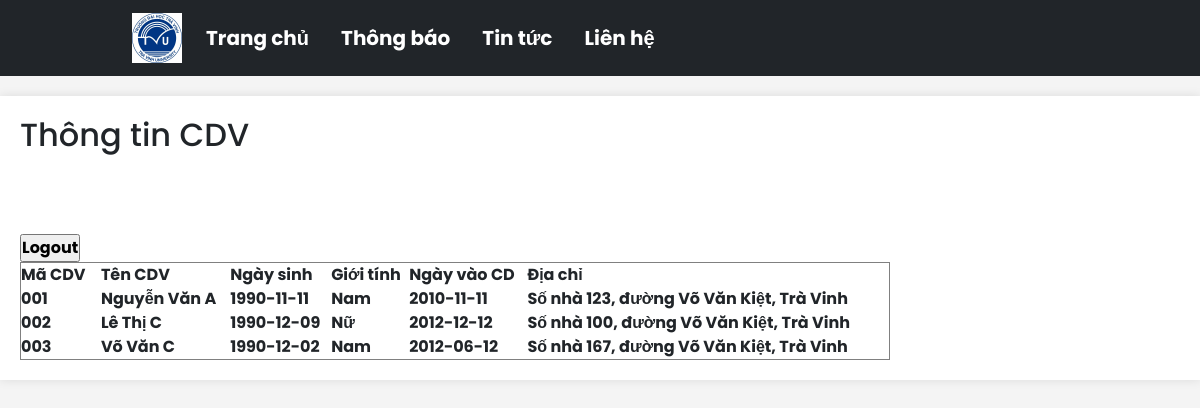
The page /admin.php (signed in) on the database as committed earlier.
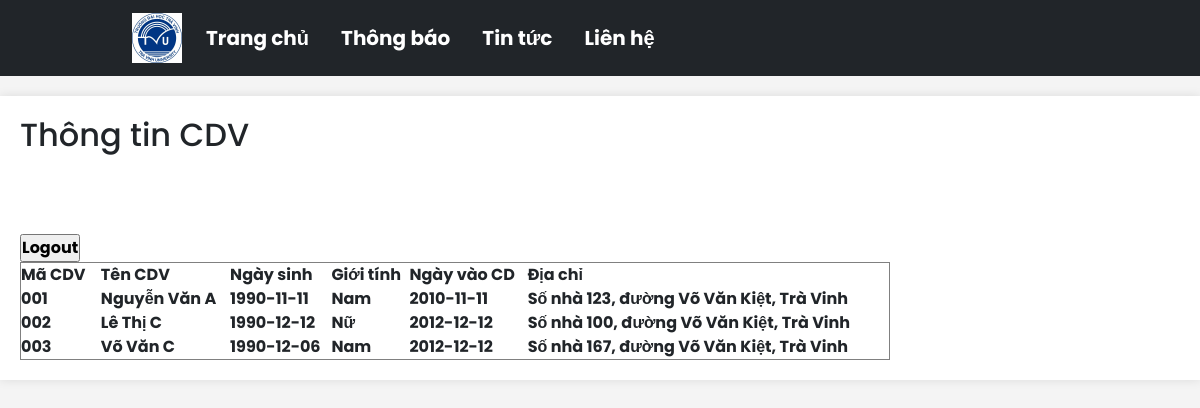
The same page on the database as committed later.
### tables this page shows
CREATE TABLE `tb_thongtincdv` (
  `MACDV` char(20) NOT NULL,
  `MABOMON` char(20) NOT NULL,
  `CHUCVU` char(20) DEFAULT NULL,
  `NGAYSINH` date DEFAULT NULL,
  `GIOITINH` char(20) DEFAULT NULL,
  `NGAYVAOCD` date DEFAULT NULL,
  `TENCVD` char(20) DEFAULT NULL,
  `DIACHI` text DEFAULT NULL,
  `SDT` decimal(20,0) DEFAULT NULL
);

### admin.php (the view, shortened to what this page needs)
<?php
    include 'index.php';
    include_once 'connect.php';
    if (isset($_SESSION['USERS_ID']) && isset($_SESSION['TAIKHOAN'])) {
?>
<!DOCTYPE html>
<html lang="en">
<head>
    <link rel="stylesheet" href="home.css">
</head>
<body>
    <main>
        <div class="news-container">
            <h2>Thông tin CDV</h2>
    <?php
        $sql= "SELECT * FROM tb_thongtincdv;";
        $result = mysqli_query($conn, $sql);
        $resultCheck = mysqli_num_rows($result);
         echo '<table style="width:100%" border="1" cellspacing="5px" cellpadding="5px ">
            <tr>
                <td> <font face="Arial">Mã CDV &nbsp;</font> </td>
                <td> <font face="Arial">Tên CDV &nbsp;</font> </td>
                <td> <font face="Arial">Ngày sinh</font> </td>
                <td> <font face="Arial">Giới tính</font> </td>
                <td> <font face="Arial">Ngày vào CD</font> </td>
                <td> <font face="Arial">Địa chỉ</font> </td>
            </tr>';
        if($resultCheck > 0)
        {
            while($row=mysqli_fetch_assoc($result))
            {
                $fieldname1 = $row['MACDV'];
                $fieldname2 = $row['TENCVD'];
                $fieldname3 = $row['NGAYSINH'];
                $fieldname4 = $row['GIOITINH'];
                $fieldname5 = $row['NGAYVAOCD'];
                $fieldname6 = $row['DIACHI'];
                echo '<tr>
                    <td>'.$fieldname1." ".'</td>
                    <td>'.$fieldname2." ".'</td>
                    <td>'.$fieldname3." ".'</td>
                    <td>'.$fieldname4." ".'</td>
                    <td>'.$fieldname5." ".'</td>
                    <td>'.$fieldname6." ".'</td><br>
                </tr>';
            }
        }
    ?>
        </div>
        <form action="logout.php" method="post">
        <input type="submit" value="Logout">
    </form>
    </main>
</body>
</html>
<?php
}else{
     header("Location: home.php");
     exit();
}
 ?>

### index.php (shortened to what this page needs)
<!DOCTYPE html>
<html lang="en">
<head>
    <link rel="stylesheet" href="bootstrap-5.3.2-dist/css/bootstrap.min.css">
</head>
<body>
    <nav class="navbar navbar-expand-lg navbar-light bg-dark" >
  <div class="container-fluid" id="div_index">
    <a class="navbar-brand">
      <img src="hinh/logo.jpg" width="50" height="50">
    </a>
    <div class="collapse navbar-collapse navbar-grand" id="navbarText">
      <ul class="navbar-nav me-auto mb-2 mb-lg-0">
        <li class="nav-item">
          <a class="nav-link navbar-brand" href="home.php">Trang chủ</a>
        </li>
        <li class="nav-item">
          <a class="nav-link navbar-brand" href="tintuc.php">Thông báo</a>
        </li>
        <li class="nav-item">
          <a class="nav-link navbar-brand" href="tintuc.php">Tin tức</a>
        </li>
        <li class="nav-item">
          <a class="nav-link navbar-brand" href="sign.php">Liên hệ</a>
        </li>
      </ul>
    </div>
  </div>
</nav>
</body>
</html>

### index.php (style rules this page uses)
* { margin:0; padding: 0; box-sizing: border-box; font-family: 'Poppins',sans-serif; font-weight: bold; }
body { background-size: cover; background-attachment: fixed; }
.navbar-brand { color:white; }
#div_index { display: flex; justify-content: space-between; max-width: 1400px; width:80%; }

### admin.php (style rules this page uses)
body { font-family: Arial, sans-serif; margin: 0; padding: 0; background-color: #f4f4f4; }
main { display: flex; justify-content: space-between; max-width: 1400px; margin: 20px auto; padding: 20px; background-color: #fff; box-shadow: 0 0 10px rgba(0, 0, 0, 0.1); }
.news-container { width: 75%; }

Rows that differ between the two databases and show on the page:
changed tb_thongtincdv "Lê Thị C": NGAYSINH "1990-12-09" → "1990-12-12"
changed tb_thongtincdv "Võ Văn C": NGAYSINH "1990-12-02" → "1990-12-06"; NGAYVAOCD "2012-06-12" → "2012-12-12"
